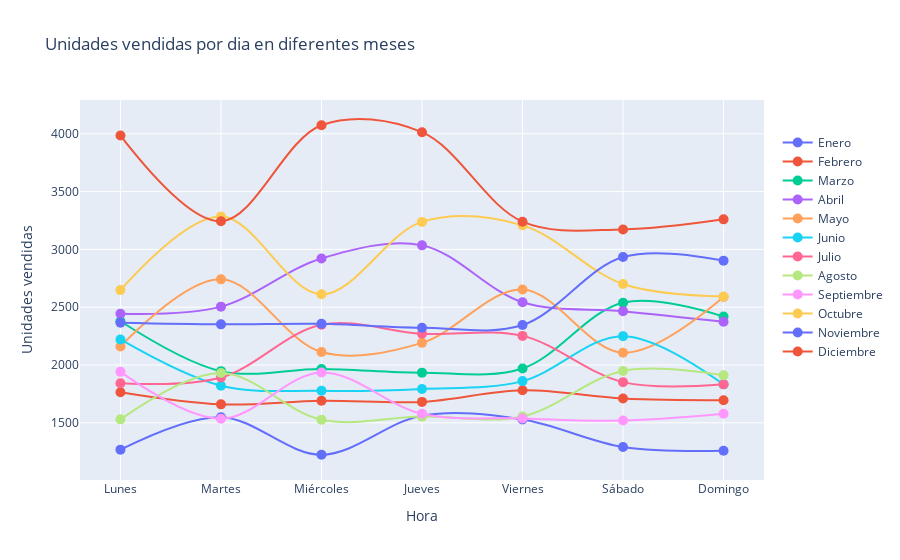

Notebook code for this chart:
### Markdown cell above
* Evaluar las ventas por dia de la semana en un grafico en forma lineal superponiendo las ventas.

### Code cell
# Crear un objeto figura para el gráfico
fig = go.Figure()

# Lista para almacenar los datos de ventas por hora de cada mes
ventas_pordia_pormes = []

# Iterar a través de cada mes en la lista 'meses'
for mes in meses:
    # Obtener el DataFrame correspondiente al mes
    dataframe_mes = dataframes[mes]
    
    # Realizar algún procesamiento de datos específico (reemplaza con tu propio procesamiento)
    dataframe_mes = extraer_datos(dataframe_mes)  # Reemplaza esto con el procesamiento que necesites
    
    # Calcular el número de ventas por hora para este mes y almacenarlo en 'Ventas_por_hora'
    Ventas_por_dia = dataframe_mes.groupby('strDia')['Cantidad Pedida'].count()
    
    # Agregar los datos de ventas por hora de este mes a la lista 'ventas_por_hora_por_mes'
    ventas_pordia_pormes.append(Ventas_por_dia)

# Iterar sobre la lista de datos y agregar cada mes al objeto figura 'fig'
for i, mes in enumerate(meses):
    fig.add_trace(go.Scatter(
        x=dias_semana,  # Eje X: Horas del día
        y=ventas_pordia_pormes[i],  # Eje Y: Datos de ventas por hora para este mes
        mode='lines+markers',  # Tipo de gráfico: líneas
        name=mes,  # Etiqueta para la leyenda del gráfico
        line=dict(width=2, shape='spline'),  # Configuración de las líneas del gráfico
        marker=dict(size=10)  # Configuración de las marcas del gráfico
    ))

# Configurar los ejes y los títulos del gráfico
fig.update_layout(
    title="Unidades vendidas por dia en diferentes meses",  # Título del gráfico
    xaxis=dict(title="Hora", tickvals=Horas),  # Configuración del eje X
    yaxis=dict(title="Unidades vendidas", side="left"),  # Configuración del eje Y
    legend=dict(y=0.3, yanchor='bottom'),  # Configuración de la leyenda
)

# Mostrar el gráfico
fig.show()

### Figure 1 — Plotly figure (JSON) as saved in the notebook; plotly's stock layout.template omitted (floating-point values rounded to 4 significant figures)
{"data": [{"line": {"shape": "spline", "width": 2}, "marker": {"size": 10}, "mode": "lines+markers", "name": "Enero", "type": "scatter", "x": ["Lunes", "Martes", "Miércoles", "Jueves", "Viernes", "Sábado", "Domingo"], "y": [1268, 1549, 1224, 1562, 1529, 1291, 1258]}, {"line": {"shape": "spline", "width": 2}, "marker": {"size": 10}, "mode": "lines+markers", "name": "Febrero", "type": "scatter", "x": ["Lunes", "Martes", "Miércoles", "Jueves", "Viernes", "Sábado", "Domingo"], "y": [1765, 1660, 1691, 1681, 1782, 1711, 1696]}, {"line": {"shape": "spline", "width": 2}, "marker": {"size": 10}, "mode": "lines+markers", "name": "Marzo", "type": "scatter", "x": ["Lunes", "Martes", "Miércoles", "Jueves", "Viernes", "Sábado", "Domingo"], "y": [2379, 1947, 1966, 1934, 1970, 2539, 2419]}, {"line": {"shape": "spline", "width": 2}, "marker": {"size": 10}, "mode": "lines+markers", "name": "Abril", "type": "scatter", "x": ["Lunes", "Martes", "Miércoles", "Jueves", "Viernes", "Sábado", "Domingo"], "y": [2444, 2505, 2922, 3035, 2543, 2466, 2374]}, {"line": {"shape": "spline", "width": 2}, "marker": {"size": 10}, "mode": "lines+markers", "name": "Mayo", "type": "scatter", "x": ["Lunes", "Martes", "Miércoles", "Jueves", "Viernes", "Sábado", "Domingo"], "y": [2161, 2741, 2113, 2192, 2653, 2106, 2588]}, {"line": {"shape": "spline", "width": 2}, "marker": {"size": 10}, "mode": "lines+markers", "name": "Junio", "type": "scatter", "x": ["Lunes", "Martes", "Miércoles", "Jueves", "Viernes", "Sábado", "Domingo"], "y": [2221, 1821, 1777, 1793, 1861, 2250, 1833]}, {"line": {"shape": "spline", "width": 2}, "marker": {"size": 10}, "mode": "lines+markers", "name": "Julio", "type": "scatter", "x": ["Lunes", "Martes", "Miércoles", "Jueves", "Viernes", "Sábado", "Domingo"], "y": [1843, 1892, 2349, 2270, 2252, 1852, 1833]}, {"line": {"shape": "spline", "width": 2}, "marker": {"size": 10}, "mode": "lines+markers", "name": "Agosto", "type": "scatter", "x": ["Lunes", "Martes", "Miércoles", "Jueves", "Viernes", "Sábado", "Domingo"], "y": [1530, 1931, 1527, 1554, 1555, 1949, 1911]}, {"line": {"shape": "spline", "width": 2}, "marker": {"size": 10}, "mode": "lines+markers", "name": "Septiembre", "type": "scatter", "x": ["Lunes", "Martes", "Miércoles", "Jueves", "Viernes", "Sábado", "Domingo"], "y": [1941, 1536, 1936, 1579, 1538, 1520, 1579]}, {"line": {"shape": "spline", "width": 2}, "marker": {"size": 10}, "mode": "lines+markers", "name": "Octubre", "type": "scatter", "x": ["Lunes", "Martes", "Miércoles", "Jueves", "Viernes", "Sábado", "Domingo"], "y": [2648, 3284, 2612, 3238, 3208, 2701, 2593]}, {"line": {"shape": "spline", "width": 2}, "marker": {"size": 10}, "mode": "lines+markers", "name": "Noviembre", "type": "scatter", "x": ["Lunes", "Martes", "Miércoles", "Jueves", "Viernes", "Sábado", "Domingo"], "y": [2366, 2352, 2356, 2323, 2346, 2934, 2903]}, {"line": {"shape": "spline", "width": 2}, "marker": {"size": 10}, "mode": "lines+markers", "name": "Diciembre", "type": "scatter", "x": ["Lunes", "Martes", "Miércoles", "Jueves", "Viernes", "Sábado", "Domingo"], "y": [3985, 3243, 4074, 4014, 3240, 3173, 3260]}], "layout": {"legend": {"y": 0.3, "yanchor": "bottom"}, "title": {"text": "Unidades vendidas por dia en diferentes meses"}, "xaxis": {"tickvals": [0, 1, 2, 3, 4, 5, 6, 7, 8, 9, 10, 11, 12, 13, 14, 15, 16, 17, 18, 19, 20, 21, 22, 23], "title": {"text": "Hora"}}, "yaxis": {"side": "left", "title": {"text": "Unidades vendidas"}}}}
